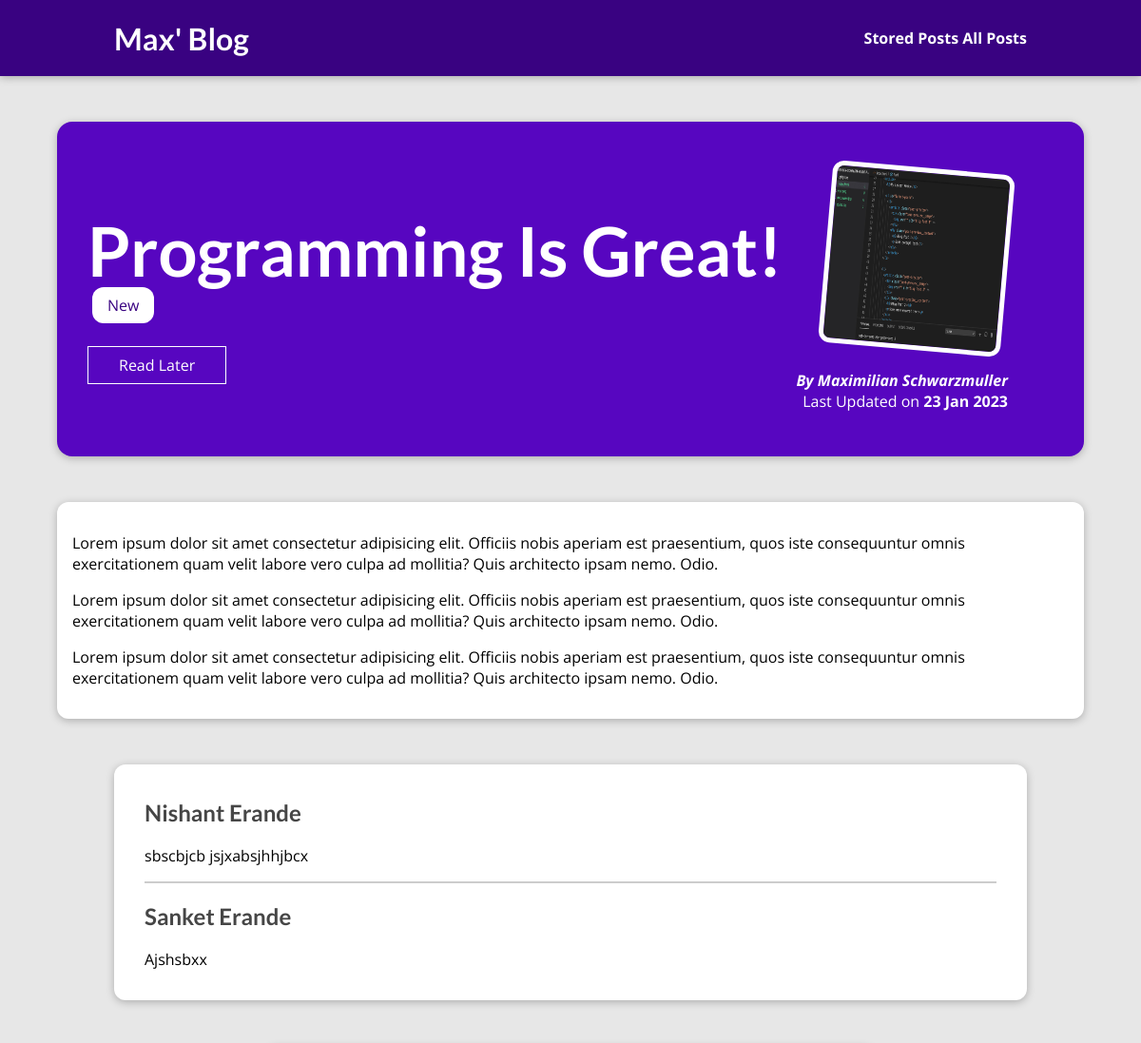
/posts/programming-is-fun (upper part), run on an earlier commit of the app's database.
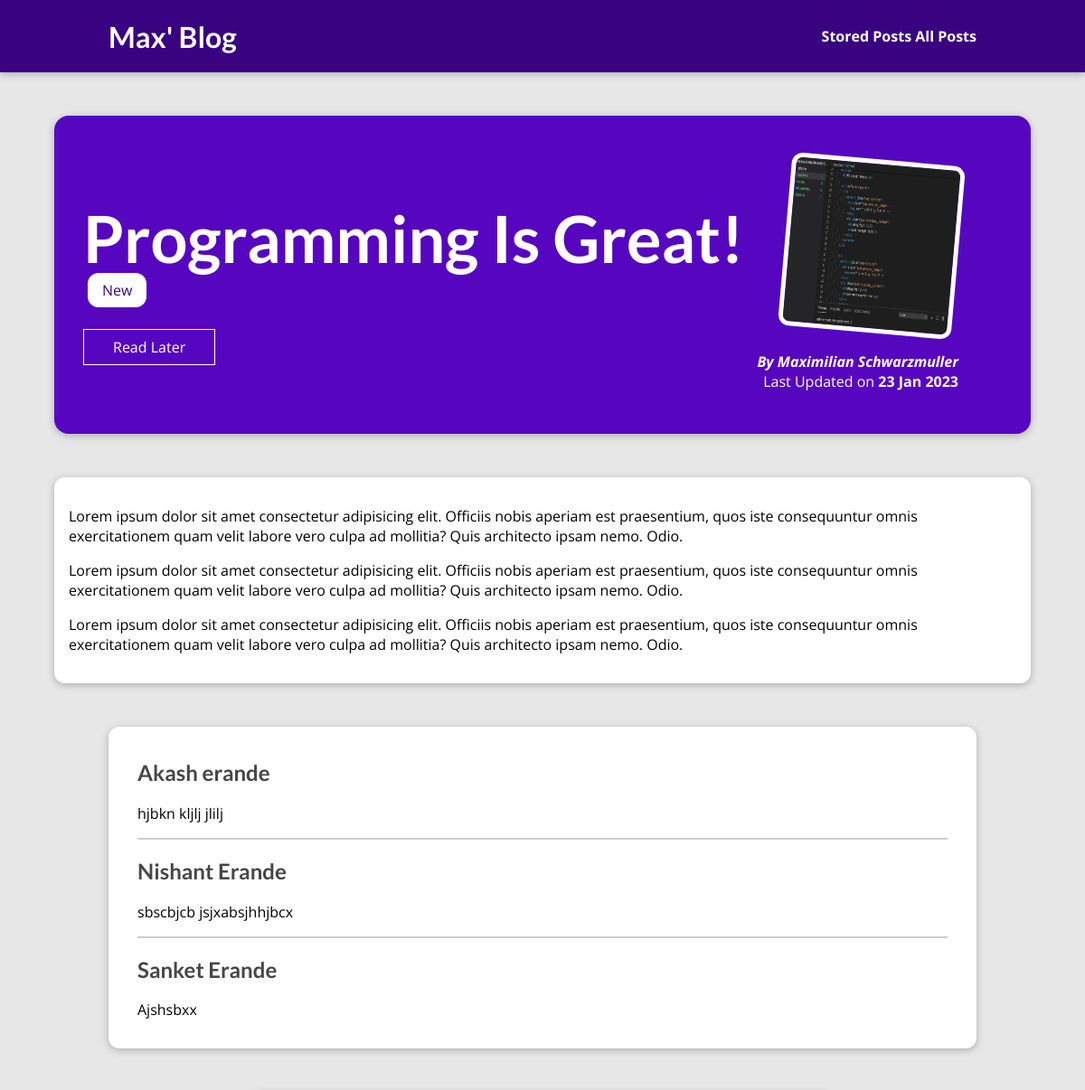
And on a later commit of the database.
### blog/models.py (models this page shows, shortened)
class Tag(models.Model):
    captions = models.CharField( max_length=20)
    def __str__(self):
        return self.captions

class Comment(models.Model):
    user_name = models.CharField( max_length=120)
    user_email = models.EmailField( max_length=254)
    text = models.TextField(max_length = 400)
    post = models.ForeignKey(Post, on_delete=models.CASCADE, related_name="comments")

### blog/views.py (the view)
# urls.py: path("posts/<slug:slug>", views.SinglePostView.as_view(),
class SinglePostView(View):
    model = Post
    template_name = "blog/post-detail.html"
    def is_stored_post(self, request, post):
        stored_posts = request.session.get("stored_posts")
        if stored_posts is not None:
            post_id = post.__getattribute__("id")
            is_saved_for_later = post_id in stored_posts
        else :
            is_saved_for_later = False
        return is_saved_for_later
    def get(self, request, slug):
        post = Post.objects.get(slug = slug)
        context = {
            "post": post,
            "post_tags": post.tags.all(),
            "comment_form": CommentForm(),
            "comments": Comment.objects.filter(post=post).order_by("-id"),
            "is_saved_for_later" : self.is_stored_post( request ,post)
        }
        return render(request, "blog/post-detail.html", context)
    def post(self, request, slug):
        post = Post.objects.get(slug = slug)
        comment_form = CommentForm(request.POST)
        if comment_form.is_valid():
            comment = comment_form.save(commit=False)
            comment.post = post
            comment.save()
            return HttpResponseRedirect(reverse("post-detail-page", args=[slug]))
        context = {
            "post": post,
            "post_tags": post.tags.all(),
            "comment_form": comment_form,
            "is_saved_for_later" : self.is_stored_post( request ,post)
        }
        return render(request, "blog/post-detail.html", context)

### blog/models.py (called while the page is built)
    def full_name(self):
        return f"{ self.first_name } { self.last_name }"

    def __str__(self):
        return self.full_name()

### blog/templates/blog/post-detail.html (shortened to what this page needs)
{% extends 'base.html' %}
{% load static %}
{% block css_files %}
<link rel="stylesheet" href="{% static 'blog/post-detail.css' %}">
{% endblock %}
{% block content %}
    <section id="summary">
        <h2>{{ post.title }}</h2>
        <div>
            {% for tag in post_tags %}
            <span class="tag"> {{ tag }} </span>
            {% endfor %}
        </div>
        <div id="read-later">
            <form action=" {% url 'read-later-page' %} " method="post">
                <button>
                    {% if is_saved_for_later %}
                        Remove from "Read Later" List
                    {% else %}
                        Read Later
                    {% endif %}
                </button>
            </form>
        </div>
        <article>
            <img src="{{ post.image.url }}" alt="{{ post.title }}">
            <address>By <a href="mailto:{{ post.author.email_address }}">{{ post.author|title }}</a></address>
            <div>
                Last Updated on <time> {{ post.date|date:'d M Y' }} </time>
            </div>
        </article>
    </section>
    <main>
        {{ post.content|linebreaks }}
    </main>
    {% if comments %}
        <section id="comments">
            <ul>
                {% for comment in comments %}
                    <li>
                        <h2>{{ comment.user_name }}</h2>
                        <p>{{ comment.text }}</p>
                    </li>
                {% endfor %}
            </ul>
        </section>
    {% endif %}
{% endblock %}

What changed in the data, as far as the page shows it:
added Comment: user_name "Akash erande", text "hjbkn kljlj jlilj"
